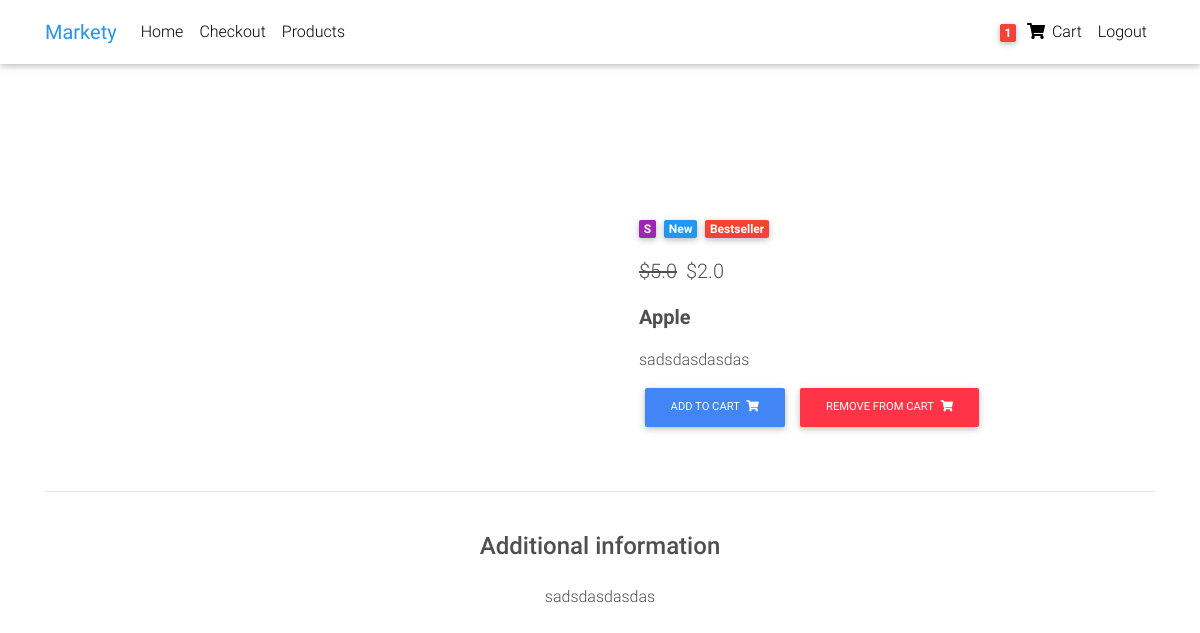
Screenshot of /product/APPLE/ (signed in) with the database file from the repository.
### core/models.py (models this page shows, shortened)
class Order(models.Model):
    user = models.ForeignKey(settings.AUTH_USER_MODEL, verbose_name=(""), on_delete=models.CASCADE)
    items = models.ManyToManyField(OrderItem, verbose_name=(""))
    start_date = models.DateTimeField((""), auto_now=False, auto_now_add=True)
    ordered_date = models.DateTimeField((), auto_now=False, auto_now_add=False)
    ordered = models.BooleanField(default=False)

class Item(models.Model):
    title = models.CharField(max_length=100)
    price = models.FloatField()
    discount_price = models.FloatField(blank=True, null=True)
    category = models.CharField(choices=CATEGORY_CHOICES, max_length=2)
    label = models.CharField(choices=LABEL_CHOICES, max_length=1)
    slug = models.SlugField()
    description = models.TextField()
    def get_add_to_cart_url(self):
        return reverse("core:add-to-cart", kwargs={
            'slug': self.slug
        })
    def get_remove_from_cart_url(self):
        return reverse("core:remove-from-cart", kwargs={
            'slug': self.slug
        })

### core/views.py (the view)
# urls.py: path('product/<slug>/', ItemDetailView.as_view(), name="product-detail"),
class ItemDetailView(DetailView):
    model = Item
    context_object_name = "item_detail"
    template_name = "product_detail.html"

### core/templatetags/cart_template_tags.py (called while the page is built)
@register.filter
def cart_item_count(user):
    if user.is_authenticated:
        qs = Order.objects.filter(user=user, ordered=False)
        if qs.exists():
            return qs[0].items.count()
    return 0

### core/templates/product_detail.html (shortened to what this page needs)
{% extends 'base.html' %}
{% block content %}
  <main class="mt-5 pt-4">
    <div class="container dark-grey-text mt-5">
      <div class="row wow fadeIn">
        <div class="col-md-6 mb-4">
        </div>
        <div class="col-md-6 mb-4">
          <div class="p-4">
            <div class="mb-3">
              <a href="">
                <span class="badge purple mr-1">{{ item_detail.category }}</span>
              </a>
              <a href="">
                <span class="badge blue mr-1">New</span>
              </a>
              <a href="">
                <span class="badge red mr-1">Bestseller</span>
              </a>
            </div>
            <p class="lead">
              <span class="mr-1">
                <del>${{ item_detail.price }}</del>
              </span>
              <span>${{ item_detail.discount_price}}</span>
            </p>
            <p class="lead font-weight-bold">{{ item_detail.title}}</p>
            <p>{{ item_detail.description }}</p>
            {% if request.user.is_authenticated %}
              <a href="{{ item_detail.get_add_to_cart_url }}" class="btn btn-primary btn-md my-0 p">
                Add to cart
                <i class="fas fa-shopping-cart ml-1"></i>
              </a>
              <a href="{{ item_detail.get_remove_from_cart_url }}" class="btn btn-danger btn-md my-0 p">
              Remove from cart
                <i class="fas fa-shopping-cart ml-1"></i>
              </a>
            {% endif %}
          </div>
        </div>
      </div>
      <hr>
      <div class="row d-flex justify-content-center wow fadeIn">
        <div class="col-md-6 text-center">
          <h4 class="my-4 h4">Additional information</h4>
          <p>{{ item_detail.description }}</p>
        </div>
      </div>
      <div class="row wow fadeIn">
        <div class="col-lg-4 col-md-12 mb-4">
        </div>
        <div class="col-lg-4 col-md-6 mb-4">
        </div>
        <div class="col-lg-4 col-md-6 mb-4">
        </div>
      </div>
    </div>
  </main>
{% endblock content %}

### core/templates/navbar.html (shortened to what this page needs)
{% load cart_template_tags %}
<nav class="navbar fixed-top navbar-expand-lg navbar-light white scrolling-navbar">
    <div class="container">
      <a class="navbar-brand waves-effect" href="/">
        <strong class="blue-text">Markety</strong>
      </a>
      <div class="collapse navbar-collapse" id="navbarSupportedContent">
        <ul class="navbar-nav mr-auto">
          <li class="nav-item">
            <a class="nav-link waves-effect" href="/">Home
            </a>
          </li>
          <li class="nav-item">
            <a class="nav-link waves-effect" href="/checkout">
            Checkout</a>
          </li>
          <li class="nav-item">
            <a class="nav-link waves-effect" href="/products">
            Products</a>
          </li>
        </ul>
          <ul class="navbar-nav nav-flex-icons">
          {% if request.user.is_authenticated %}
          <li class="nav-item">
            <a href="{% url 'core:order-summary' %}" class="nav-link waves-effect">
              <span class="badge red z-depth-1 mr-1"> {{ request.user|cart_item_count }} </span>
              <i class="fas fa-shopping-cart"></i>
              <span class="clearfix d-none d-sm-inline-block"> Cart </span>
            </a>
          </li>
          <li class="nav-item">
            <a class="nav-link waves-effect" href="{% url 'account_logout' %}">
              <span class="clearfix d-none d-sm-inline-block"> Logout </span>
            </a>
          </li>
          {% endif %}
        </ul>
      </div>
    </div>
  </nav>

### core/templates/base.html (style rules this page uses)
html, body, header, .carousel { height: 60vh; }

### rows the page displays
Item: category "S", price "5.0", discount_price "2.0", title "Apple", description "sadsdasdasdas"

### other values shown
{{ request.user|cart_item_count }} "1"
